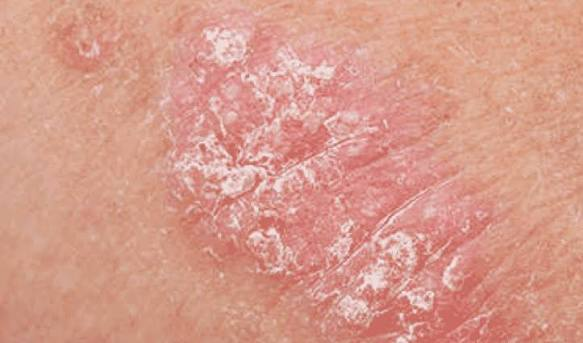
#> input picture uploads/images/ae0a6d979322453ca909d07fa5fbeeb4.jpg, 583 x 343 px
$ python -i lesion_detection.py   (imports and definitions only)
#> lines starting #> are read from the running program, lines starting #| are printed output that depends on the picture; after the words box and inside, x2 and y2 are one past the last pixel; in counts of white or black regions, pixels touching at a corner belong together
import cv2
import numpy as np
from pathlib import Path


# ============================================================
# CONFIGURATION
# ============================================================

OUTPUT_SIZE = 512

# Ignore extreme outer image area
ROI_MARGIN = 0.06

# Plausible lesion size
MIN_AREA_RATIO = 0.005
MAX_AREA_RATIO = 0.45

# Morphological kernel
MORPH_KERNEL_SIZE = 11

# Bounding-box padding
BOX_PADDING = 8


# ============================================================
# IMAGE LOADING
# ============================================================

def load_image(image_path):
    """
    Load image using OpenCV.
    """
    image = cv2.imread(str(image_path))

    if image is None:
        raise ValueError(f"Could not read image: {image_path}")

    return image


# ============================================================
# IMAGE RESIZING
# ============================================================

def resize_image(image, size=OUTPUT_SIZE):
    """
    Resize image to square size.
    """
    return cv2.resize(
        image,
        (size, size),
        interpolation=cv2.INTER_AREA
    )


# ============================================================
# NORMALIZATION
# ============================================================

def normalize_channel(channel):
    """
    Normalize an image channel to 0-255.
    """
    channel = channel.astype(np.float32)

    min_val = np.min(channel)
    max_val = np.max(channel)

    if max_val - min_val < 1e-6:
        return np.zeros_like(channel, dtype=np.uint8)

    normalized = (
        (channel - min_val)
        / (max_val - min_val)
        * 255.0
    )

    return normalized.astype(np.uint8)


# ============================================================
# CREATE CENTER ROI
# ============================================================

def create_center_roi(image):
    """
    Create a mask that ignores the extreme outer border.
    """

    h, w = image.shape[:2]

    margin_x = int(w * ROI_MARGIN)
    margin_y = int(h * ROI_MARGIN)

    roi_mask = np.zeros((h, w), dtype=np.uint8)

    cv2.rectangle(
        roi_mask,
        (margin_x, margin_y),
        (w - margin_x - 1, h - margin_y - 1),
        255,
        -1
    )

    return roi_mask


# ============================================================
# LESION CANDIDATE MASK
# ============================================================

def create_lesion_candidate_mask(image):
    """
    Create a lesion candidate mask using:
        1. Darkness
        2. Color/chroma difference
        3. Local contrast

    A center ROI is used to reduce false detections
    caused by image borders and background artifacts.
    """

    h, w = image.shape[:2]

    # --------------------------------------------------------
    # Slight smoothing
    # --------------------------------------------------------

    blurred = cv2.GaussianBlur(image, (7, 7), 0)

    # --------------------------------------------------------
    # Color spaces
    # --------------------------------------------------------

    gray = cv2.cvtColor(
        blurred,
        cv2.COLOR_BGR2GRAY
    )

    lab = cv2.cvtColor(
        blurred,
        cv2.COLOR_BGR2LAB
    )

    hsv = cv2.cvtColor(
        blurred,
        cv2.COLOR_BGR2HSV
    )

    # --------------------------------------------------------
    # 1. DARKNESS FEATURE
    # --------------------------------------------------------

    darkness = 255 - gray
    darkness = normalize_channel(darkness)

    # Otsu threshold
    _, dark_mask = cv2.threshold(
        darkness,
        0,
        255,
        cv2.THRESH_BINARY + cv2.THRESH_OTSU
    )

    # --------------------------------------------------------
    # 2. COLOR / CHROMA FEATURE
    # --------------------------------------------------------

    lab_a = lab[:, :, 1].astype(np.float32)
    lab_b = lab[:, :, 2].astype(np.float32)

    # Distance from neutral Lab color
    chroma = np.sqrt(
        (lab_a - 128.0) ** 2 +
        (lab_b - 128.0) ** 2
    )

    chroma = normalize_channel(chroma)

    _, color_mask = cv2.threshold(
        chroma,
        0,
        255,
        cv2.THRESH_BINARY + cv2.THRESH_OTSU
    )

    # --------------------------------------------------------
    # 3. SATURATION FEATURE
    # --------------------------------------------------------

    saturation = hsv[:, :, 1]

    saturation = normalize_channel(saturation)

    _, sat_mask = cv2.threshold(
        saturation,
        0,
        255,
        cv2.THRESH_BINARY + cv2.THRESH_OTSU
    )

    # --------------------------------------------------------
    # 4. LOCAL CONTRAST FEATURE
    # --------------------------------------------------------

    local_background = cv2.GaussianBlur(
        gray,
        (51, 51),
        0
    )

    local_difference = cv2.absdiff(
        gray,
        local_background
    )

    local_difference = normalize_channel(
        local_difference
    )

    _, contrast_mask = cv2.threshold(
        local_difference,
        0,
        255,
        cv2.THRESH_BINARY + cv2.THRESH_OTSU
    )

    # --------------------------------------------------------
    # COMBINE FEATURES
    # --------------------------------------------------------

    # A lesion is more likely to have:
    # - darkness OR
    # - color difference
    # - supported by local contrast

    combined = np.zeros_like(gray)

    dark_binary = dark_mask > 0
    color_binary = color_mask > 0
    sat_binary = sat_mask > 0
    contrast_binary = contrast_mask > 0

    # Voting approach
    votes = (
        dark_binary.astype(np.uint8)
        + color_binary.astype(np.uint8)
        + sat_binary.astype(np.uint8)
        + contrast_binary.astype(np.uint8)
    )

    combined[votes >= 2] = 255

    # --------------------------------------------------------
    # Apply center ROI
    # --------------------------------------------------------

    roi_mask = create_center_roi(image)

    combined = cv2.bitwise_and(
        combined,
        roi_mask
    )

    # --------------------------------------------------------
    # Morphological cleanup
    # --------------------------------------------------------

    kernel = cv2.getStructuringElement(
        cv2.MORPH_ELLIPSE,
        (
            MORPH_KERNEL_SIZE,
            MORPH_KERNEL_SIZE
        )
    )

    combined = cv2.morphologyEx(
        combined,
        cv2.MORPH_CLOSE,
        kernel,
        iterations=2
    )

    combined = cv2.morphologyEx(
        combined,
        cv2.MORPH_OPEN,
        kernel,
        iterations=1
    )

    # --------------------------------------------------------
    # Additional smoothing
    # --------------------------------------------------------

    combined = cv2.GaussianBlur(
        combined,
        (5, 5),
        0
    )

    _, combined = cv2.threshold(
        combined,
        127,
        255,
        cv2.THRESH_BINARY
    )

    return combined


# ============================================================
# CONTOUR SELECTION
# ============================================================

def find_best_lesion_contour(mask):
    """
    Find the most plausible lesion contour.

    The contour is scored using:
        - area
        - compactness
        - center proximity
        - non-border contact
    """

    h, w = mask.shape[:2]

    image_area = float(h * w)

    contours, _ = cv2.findContours(
        mask,
        cv2.RETR_EXTERNAL,
        cv2.CHAIN_APPROX_SIMPLE
    )

    if not contours:
        return None

    center_x = w / 2.0
    center_y = h / 2.0

    best_contour = None
    best_score = -1.0

    for contour in contours:

        area = cv2.contourArea(contour)

        if area <= 0:
            continue

        area_ratio = area / image_area

        # Reject tiny noise
        if area_ratio < MIN_AREA_RATIO:
            continue

        # Reject giant regions
        if area_ratio > MAX_AREA_RATIO:
            continue

        x, y, bw, bh = cv2.boundingRect(contour)

        # ----------------------------------------------------
        # Reject contours touching the ROI/image boundary
        # ----------------------------------------------------

        if x <= 1 or y <= 1:
            continue

        if x + bw >= w - 1:
            continue

        if y + bh >= h - 1:
            continue

        # ----------------------------------------------------
        # Center proximity
        # ----------------------------------------------------

        contour_moments = cv2.moments(contour)

        if contour_moments["m00"] != 0:
            cx = (
                contour_moments["m10"]
                / contour_moments["m00"]
            )

            cy = (
                contour_moments["m01"]
                / contour_moments["m00"]
            )
        else:
            cx = x + bw / 2.0
            cy = y + bh / 2.0

        distance = np.sqrt(
            ((cx - center_x) / w) ** 2 +
            ((cy - center_y) / h) ** 2
        )

        center_score = max(
            0.0,
            1.0 - distance / 0.71
        )

        # ----------------------------------------------------
        # Compactness
        # ----------------------------------------------------

        perimeter = cv2.arcLength(
            contour,
            True
        )

        if perimeter > 0:
            compactness = (
                4.0 * np.pi * area
                / (perimeter * perimeter)
            )
        else:
            compactness = 0.0

        compactness = min(
            max(compactness, 0.0),
            1.0
        )

        # ----------------------------------------------------
        # Prefer moderate-size regions
        # ----------------------------------------------------

        size_score = min(
            area_ratio / 0.12,
            1.0
        )

        # ----------------------------------------------------
        # Final score
        # ----------------------------------------------------

        score = (
            0.45 * center_score
            + 0.30 * size_score
            + 0.25 * compactness
        )

        if score > best_score:
            best_score = score
            best_contour = contour

    return best_contour


# ============================================================
# BOUNDING BOX
# ============================================================

# [115 lines left out: functions get_bounding_box, create_lesion_mask, create_detection_visualization, not called in this run]

# ============================================================
# MAIN DETECTION FUNCTION
# ============================================================

def detect_lesion(image_path):
    """
    Complete lesion localization pipeline.

    Returns:
        image_path
        original dimensions
        detected
        bounding_box
        mask
        visualization
    """

    image_path = Path(image_path)

    original_image = load_image(
        image_path
    )
#> in load_image, image is the input picture: shape (343, 583, 3); mean B, G, R 139.1, 154.7, 215.3

    original_height, original_width = (
        original_image.shape[:2]
    )
#> original_height = 343; original_width = 583

    image = resize_image(
        original_image,
        OUTPUT_SIZE
    )

    candidate_mask = (
        create_lesion_candidate_mask(image)
    )
#> in create_lesion_candidate_mask, `lab = cv2.cvtColor( blurred, cv2.COLOR_BGR2LAB )`: lab: shape (512, 512, 3); mean of channels 0, 1, 2 176.8, 148.7, 145.3
#> in create_lesion_candidate_mask, `hsv = cv2.cvtColor( blurred, cv2.COLOR_BGR2HSV )`: hsv: shape (512, 512, 3); mean H, S, V 6.9, 90.7, 215.3
#> in create_lesion_candidate_mask, `darkness = 255 - gray`:
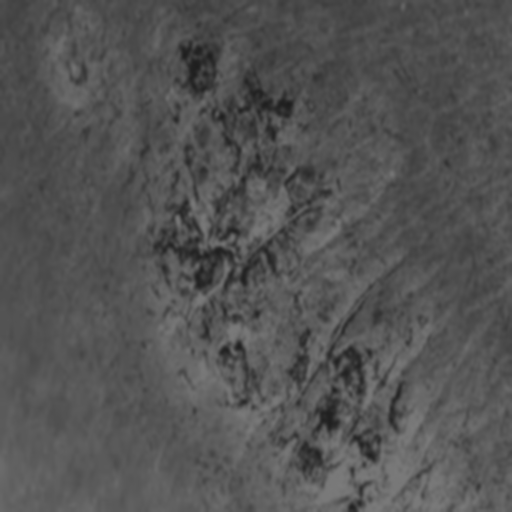
#> darkness: shape (512, 512); min 29, max 123, mean 84
#> in normalize_channel, `min_val = np.min(channel)`: min_val = 29
#> in normalize_channel, `max_val = np.max(channel)`: max_val = 123
#> in create_lesion_candidate_mask, `_, dark_mask = cv2.threshold( darkness, 0, 255, cv2.THRESH_BINARY + cv..`:
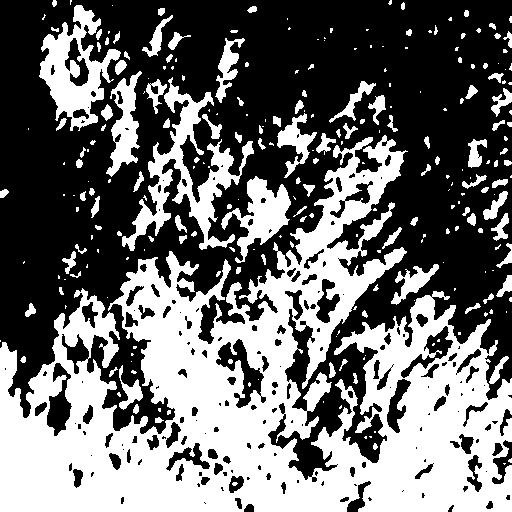
#> dark_mask: shape (512, 512); 43% white; 260 white regions (141 under 20 px), largest, box (x1, y1, x2, y2) and area: (0, 135, 512, 512) 87077, (122, 77, 254, 251) 5690, (39, 5, 121, 131) 4275
#> in create_lesion_candidate_mask, `chroma = np.sqrt( (lab_a - 128.0) ** 2 + (lab_b - 128.0) ** 2 )`:
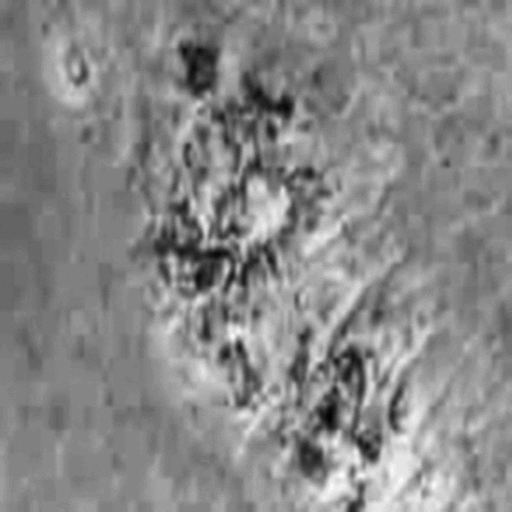
#> chroma: shape (512, 512) float32; min 6.4, max 45.65, mean 27.3; drawn with min black and max white
#> in create_lesion_candidate_mask, `_, color_mask = cv2.threshold( chroma, 0, 255, cv2.THRESH_BINARY + cv2..`:
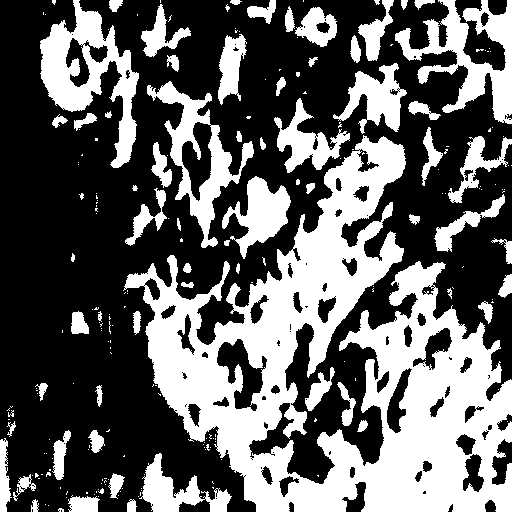
#> color_mask: shape (512, 512); 38.5% white; 227 white regions (159 under 20 px), largest, box (x1, y1, x2, y2) and area: (123, 135, 512, 512) 60065, (40, 0, 139, 168) 6293, (395, 0, 512, 124) 5602
#> in create_lesion_candidate_mask, `_, sat_mask = cv2.threshold( saturation, 0, 255, cv2.THRESH_BINARY + c..`: sat_mask: shape (512, 512); 75.4% white; 200 black regions (87 under 20 px), largest, box (x1, y1, x2, y2) and area: (128, 0, 349, 306) 29225, (269, 238, 418, 480) 9810, (0, 98, 58, 309) 6293
#> in normalize_channel (call 4), `channel = channel.astype(np.float32)`:
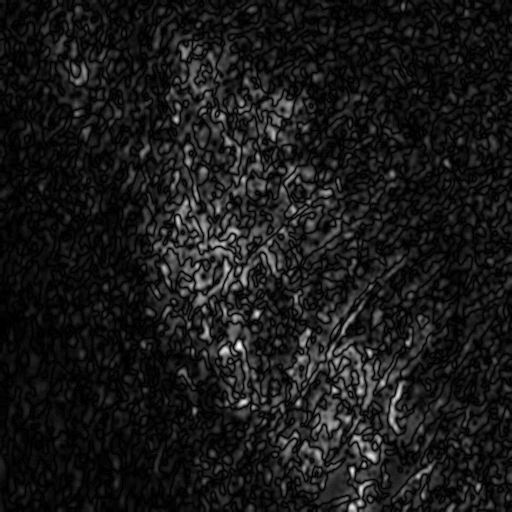
#> channel: shape (512, 512) float32; min 0, max 52, mean 5.2; drawn with min black and max white
#> in normalize_channel (call 4), `min_val = np.min(channel)`: min_val = 0
#> in normalize_channel (call 4), `max_val = np.max(channel)`: max_val = 52
#> in create_lesion_candidate_mask, `_, contrast_mask = cv2.threshold( local_difference, 0, 255, cv2.THRESH..`: contrast_mask: shape (512, 512); 15.7% white; 987 white regions (586 under 20 px), largest, box (x1, y1, x2, y2) and area: (153, 192, 248, 290) 2891, (286, 291, 367, 404) 2257, (239, 227, 293, 287) 788
#> in create_lesion_candidate_mask, `votes = ( dark_binary.astype(np.uint8) + color_binary.astype(np.uint8)..`:
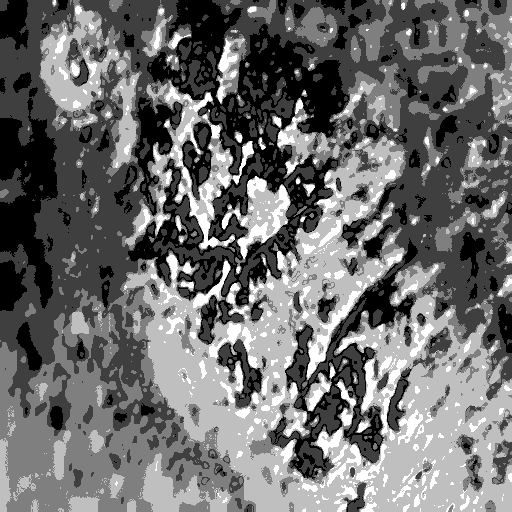
#> votes: shape (512, 512); min 0, max 4, mean 1.73; drawn with min black and max white
#> in create_center_roi, `cv2.rectangle( roi_mask, (margin_x, margin_y), (w - margin_x - 1, h - ..`: roi_mask: shape (512, 512); 77.9% white; 1 black region, box (x1, y1, x2, y2) and area: (0, 0, 512, 512) 57840
#> in create_lesion_candidate_mask, `combined = cv2.bitwise_and( combined, roi_mask )`: combined: shape (512, 512); 40.1% white; 221 white regions (159 under 20 px), largest, box (x1, y1, x2, y2) and area: (30, 98, 482, 482) 73999, (39, 30, 142, 177) 7185, (122, 80, 254, 250) 6598
#> in create_lesion_candidate_mask, `combined = cv2.morphologyEx( combined, cv2.MORPH_CLOSE, kernel, iterat..`: combined: shape (512, 512); 61% white; 17 black regions, largest, box (x1, y1, x2, y2) and area: (0, 0, 512, 512) 85983, (386, 170, 451, 230) 2538, (80, 237, 129, 304) 2160
#> in create_lesion_candidate_mask, `combined = cv2.morphologyEx( combined, cv2.MORPH_OPEN, kernel, iterati..`: combined: shape (512, 512); 60.3% white; 10 black regions, largest, box (x1, y1, x2, y2) and area: (0, 0, 512, 512) 98195, (246, 146, 286, 184) 1073, (193, 247, 224, 291) 940
#> in create_lesion_candidate_mask, `combined = cv2.GaussianBlur( combined, (5, 5), 0 )`:
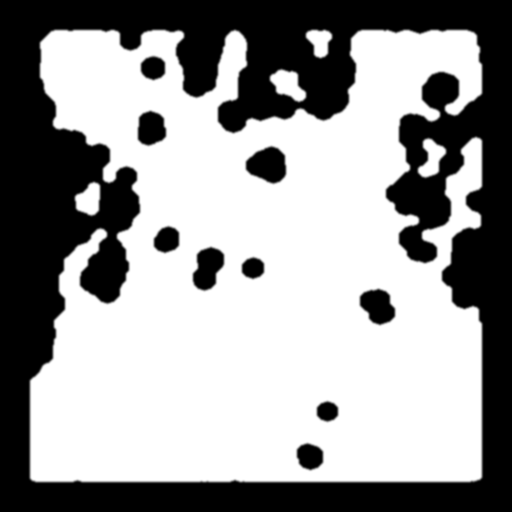
#> combined: shape (512, 512); min 0, max 255, mean 153.8
#> in create_lesion_candidate_mask, `_, combined = cv2.threshold( combined, 127, 255, cv2.THRESH_BINARY )`: combined: shape (512, 512); 60.3% white; 10 black regions

    contour = find_best_lesion_contour(
        candidate_mask
    )
#> in find_best_lesion_contour, `contours, _ = cv2.findContours( mask, cv2.RETR_EXTERNAL, cv2.CHAIN_APP..`: contours = 5 contours; box (x1, y1, x2, y2) and area: (30, 30, 482, 482) 160136, (270, 70, 306, 102) 644, (418, 139, 446, 177) 554, (75, 182, 100, 215) 552, (306, 30, 332, 58) 441
#> the loop in find_best_lesion_contour, `for contour in contours: ` made 5 passes
#> (area, area_ratio) on passes 1 to 5: (551.5, 0.0021), (554.5, 0.00212), (643.5, 0.00245), (441, 0.00168), (160135.5, 0.611)
#> after the loop in find_best_lesion_contour, `for contour in contours:`: best_score = -1

    if contour is None:

        return {
            "image_path": str(image_path),
            "original_width": original_width,
            "original_height": original_height,
            "detected": False,
            "bounding_box": None,
            "mask": candidate_mask,
            "visualization": image
        }

    bounding_box = get_bounding_box(
        contour,
        image.shape
    )

    lesion_mask = create_lesion_mask(
        contour,
        image.shape
    )

    visualization = (
        create_detection_visualization(
            image,
            contour,
            bounding_box
        )
    )

    return {
        "image_path": str(image_path),
        "original_width": original_width,
        "original_height": original_height,
        "detected": True,
        "bounding_box": bounding_box,
        "mask": lesion_mask,
        "visualization": visualization
    }

>>> result = detect_lesion('../uploads/images/ae0a6d979322453ca909d07fa5fbeeb4.jpg')
#> result = 7 items
